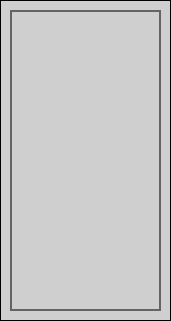
   <widget class="QFrame" name="frame">
    <property name="geometry">
     <rect>
      <x>200</x>
      <y>130</y>
      <width>171</width>
      <height>321</height>
     </rect>
    </property>
    <property name="styleSheet">
     <string notr="true">background-color: rgb(207, 207, 207);
border: 1px solid  black;</string>
    </property>
    <property name="frameShape">
     <enum>QFrame::StyledPanel</enum>
    </property>
    <property name="frameShadow">
     <enum>QFrame::Raised</enum>
    </property>
    <widget class="QFrame" name="frame_3">
     <property name="geometry">
      <rect>
       <x>130</x>
       <y>280</y>
       <width>31</width>
       <height>21</height>
      </rect>
     </property>
     <property name="styleSheet">
      <string notr="true">image: url(../imgs/circle.png);
border: none</string>
     </property>
     <property name="frameShape">
      <enum>QFrame::StyledPanel</enum>
     </property>
     <property name="frameShadow">
      <enum>QFrame::Raised</enum>
     </property>
     <widget class="QFrame" name="frame_4">
      <property name="geometry">
       <rect>
        <x>30</x>
        <y>10</y>
        <width>31</width>
        <height>21</height>
       </rect>
      </property>
      <property name="styleSheet">
       <string notr="true">image: url(../imgs/circle.png);
border: none</string>
      </property>
      <property name="frameShape">
       <enum>QFrame::StyledPanel</enum>
      </property>
      <property name="frameShadow">
       <enum>QFrame::Raised</enum>
      </property>
     </widget>
    </widget>
    <widget class="QFrame" name="frame_5">
     <property name="geometry">
      <rect>
       <x>70</x>
       <y>280</y>
       <width>31</width>
       <height>21</height>
      </rect>
     </property>
     <property name="styleSheet">
      <string notr="true">image: url(../imgs/circle.png);
border: none</string>
     </property>
     <property name="frameShape">
      <enum>QFrame::StyledPanel</enum>
     </property>
     <property name="frameShadow">
      <enum>QFrame::Raised</enum>
     </property>
     <widget class="QFrame" name="frame_6">
      <property name="geometry">
       <rect>
        <x>30</x>
        <y>10</y>
        <width>31</width>
        <height>21</height>
       </rect>
      </property>
      <property name="styleSheet">
       <string notr="true">image: url(../imgs/circle.png);
border: none</string>
      </property>
      <property name="frameShape">
       <enum>QFrame::StyledPanel</enum>
      </property>
      <property name="frameShadow">
       <enum>QFrame::Raised</enum>
      </property>
     </widget>
     <widget class="QFrame" name="frame_9">
      <property name="geometry">
       <rect>
        <x>0</x>
        <y>-40</y>
        <width>31</width>
        <height>21</height>
       </rect>
      </property>
      <property name="styleSheet">
       <string notr="true">image: url(../imgs/circle.png);
border: none</string>
      </property>
      <property name="frameShape">
       <enum>QFrame::StyledPanel</enum>
      </property>
      <property name="frameShadow">
       <enum>QFrame::Raised</enum>
      </property>
      <widget class="QFrame" name="frame_10">
       <property name="geometry">
        <rect>
         <x>30</x>
         <y>10</y>
         <width>31</width>
         <height>21</height>
        </rect>
       </property>
       <property name="styleSheet">
        <string notr="true">image: url(../imgs/circle.png);
border: none</string>
       </property>
       <property name="frameShape">
        <enum>QFrame::StyledPanel</enum>
       </property>
       <property name="frameShadow">
        <enum>QFrame::Raised</enum>
       </property>
      </widget>
     </widget>
     <widget class="QFrame" name="frame_11">
      <property name="geometry">
       <rect>
        <x>60</x>
        <y>-40</y>
        <width>31</width>
        <height>21</height>
       </rect>
      </property>
      <property name="styleSheet">
       <string notr="true">image: url(../imgs/circle.png);
border: none</string>
      </property>
      <property name="frameShape">
       <enum>QFrame::StyledPanel</enum>
      </property>
      <property name="frameShadow">
       <enum>QFrame::Raised</enum>
      </property>
      <widget class="QFrame" name="frame_12">
       <property name="geometry">
        <rect>
         <x>30</x>
         <y>10</y>
         <width>31</width>
         <height>21</height>
        </rect>
       </property>
       <property name="styleSheet">
        <string notr="true">image: url(../imgs/circle.png);
border: none</string>
       </property>
       <property name="frameShape">
        <enum>QFrame::StyledPanel</enum>
       </property>
       <property name="frameShadow">
        <enum>QFrame::Raised</enum>
       </property>
      </widget>
     </widget>
     <widget class="QFrame" name="frame_13">
      <property name="geometry">
       <rect>
        <x>-60</x>
        <y>-40</y>
        <width>31</width>
        <height>21</height>
       </rect>
      </property>
      <property name="styleSheet">
       <string notr="true">image: url(../imgs/circle.png);
border: none</string>
      </property>
      <property name="frameShape">
       <enum>QFrame::StyledPanel</enum>
      </property>
      <property name="frameShadow">
       <enum>QFrame::Raised</enum>
      </property>
      <widget class="QFrame" name="frame_14">
       <property name="geometry">
        <rect>
         <x>30</x>
         <y>10</y>
         <width>31</width>
         <height>21</height>
        </rect>
       </property>
       <property name="styleSheet">
        <string notr="true">image: url(../imgs/circle.png);
border: none</string>
       </property>
       <property name="frameShape">
        <enum>QFrame::StyledPanel</enum>
       </property>
       <property name="frameShadow">
        <enum>QFrame::Raised</enum>
       </property>
      </widget>
     </widget>
    </widget>
    <widget class="QFrame" name="frame_7">
     <property name="geometry">
      <rect>
       <x>10</x>
       <y>280</y>
       <width>31</width>
       <height>21</height>
      </rect>
     </property>
     <property name="styleSheet">
      <string notr="true">image: url(../imgs/circle.png);
border: none</string>
     </property>
     <property name="frameShape">
      <enum>QFrame::StyledPanel</enum>
     </property>
     <property name="frameShadow">
      <enum>QFrame::Raised</enum>
     </property>
     <widget class="QFrame" name="frame_8">
      <property name="geometry">
       <rect>
        <x>30</x>
        <y>10</y>
        <width>31</width>
        <height>21</height>
       </rect>
      </property>
      <property name="styleSheet">
       <string notr="true">image: url(../imgs/circle.png);
border: none</string>
      </property>
      <property name="frameShape">
       <enum>QFrame::StyledPanel</enum>
      </property>
      <property name="frameShadow">
       <enum>QFrame::Raised</enum>
      </property>
     </widget>
    </widget>
    <widget class="QFrame" name="frame_15">
     <property name="geometry">
      <rect>
       <x>70</x>
       <y>220</y>
       <width>31</width>
       <height>21</height>
      </rect>
     </property>
     <property name="styleSheet">
      <string notr="true">image: url(../imgs/circle.png);
border: none</string>
     </property>
     <property name="frameShape">
      <enum>QFrame::StyledPanel</enum>
     </property>
     <property name="frameShadow">
      <enum>QFrame::Raised</enum>
     </property>
     <widget class="QFrame" name="frame_16">
      <property name="geometry">
       <rect>
        <x>30</x>
        <y>10</y>
        <width>31</width>
        <height>21</height>
       </rect>
      </property>
      <property name="styleSheet">
       <string notr="true">image: url(../imgs/circle.png);
border: none</string>
      </property>
      <property name="frameShape">
       <enum>QFrame::StyledPanel</enum>
      </property>
      <property name="frameShadow">
       <enum>QFrame::Raised</enum>
      </property>
     </widget>
     <widget class="QFrame" name="frame_17">
      <property name="geometry">
       <rect>
        <x>0</x>
        <y>-40</y>
        <width>31</width>
        <height>21</height>
       </rect>
      </property>
      <property name="styleSheet">
       <string notr="true">image: url(../imgs/circle.png);
border: none</string>
      </property>
      <property name="frameShape">
       <enum>QFrame::StyledPanel</enum>
      </property>
      <property name="frameShadow">
       <enum>QFrame::Raised</enum>
      </property>
      <widget class="QFrame" name="frame_18">
       <property name="geometry">
        <rect>
         <x>30</x>
         <y>10</y>
         <width>31</width>
         <height>21</height>
        </rect>
       </property>
       <property name="styleSheet">
        <string notr="true">image: url(../imgs/circle.png);
border: none</string>
       </property>
       <property name="frameShape">
        <enum>QFrame::StyledPanel</enum>
       </property>
       <property name="frameShadow">
        <enum>QFrame::Raised</enum>
       </property>
      </widget>
     </widget>
     <widget class="QFrame" name="frame_19">
      <property name="geometry">
       <rect>
        <x>60</x>
        <y>-40</y>
        <width>31</width>
        <height>21</height>
       </rect>
      </property>
      <property name="styleSheet">
       <string notr="true">image: url(../imgs/circle.png);
border: none</string>
      </property>
      <property name="frameShape">
       <enum>QFrame::StyledPanel</enum>
      </property>
      <property name="frameShadow">
       <enum>QFrame::Raised</enum>
      </property>
      <widget class="QFrame" name="frame_20">
       <property name="geometry">
        <rect>
         <x>30</x>
         <y>10</y>
         <width>31</width>
         <height>21</height>
        </rect>
       </property>
       <property name="styleSheet">
        <string notr="true">image: url(../imgs/circle.png);
border: none</string>
       </property>
       <property name="frameShape">
        <enum>QFrame::StyledPanel</enum>
       </property>
       <property name="frameShadow">
        <enum>QFrame::Raised</enum>
       </property>
      </widget>
     </widget>
     <widget class="QFrame" name="frame_21">
      <property name="geometry">
       <rect>
        <x>-60</x>
        <y>-40</y>
        <width>31</width>
        <height>21</height>
       </rect>
      </property>
      <property name="styleSheet">
       <string notr="true">image: url(../imgs/circle.png);
border: none</string>
      </property>
      <property name="frameShape">
       <enum>QFrame::StyledPanel</enum>
      </property>
      <property name="frameShadow">
       <enum>QFrame::Raised</enum>
      </property>
      <widget class="QFrame" name="frame_22">
       <property name="geometry">
        <rect>
         <x>30</x>
         <y>10</y>
         <width>31</width>
         <height>21</height>
        </rect>
       </property>
       <property name="styleSheet">
        <string notr="true">image: url(../imgs/circle.png);
border: none</string>
       </property>
       <property name="frameShape">
        <enum>QFrame::StyledPanel</enum>
       </property>
       <property name="frameShadow">
        <enum>QFrame::Raised</enum>
       </property>
      </widget>
     </widget>
    </widget>
    <widget class="QFrame" name="frame_23">
     <property name="geometry">
      <rect>
       <x>130</x>
       <y>220</y>
       <width>31</width>
       <height>21</height>
      </rect>
     </property>
     <property name="styleSheet">
      <string notr="true">image: url(../imgs/circle.png);
border: none</string>
     </property>
     <property name="frameShape">
      <enum>QFrame::StyledPanel</enum>
     </property>
     <property name="frameShadow">
      <enum>QFrame::Raised</enum>
     </property>
     <widget class="QFrame" name="frame_24">
      <property name="geometry">
       <rect>
        <x>30</x>
        <y>10</y>
        <width>31</width>
        <height>21</height>
       </rect>
      </property>
      <property name="styleSheet">
       <string notr="true">image: url(../imgs/circle.png);
border: none</string>
      </property>
      <property name="frameShape">
       <enum>QFrame::StyledPanel</enum>
      </property>
      <property name="frameShadow">
       <enum>QFrame::Raised</enum>
      </property>
     </widget>
    </widget>
    <widget class="QFrame" name="frame_25">
     <property name="geometry">
      <rect>
       <x>10</x>
       <y>220</y>
       <width>31</width>
       <height>21</height>
      </rect>
     </property>
     <property name="styleSheet">
      <string notr="true">image: url(../imgs/circle.png);
border: none</string>
     </property>
     <property name="frameShape">
      <enum>QFrame::StyledPanel</enum>
     </property>
     <property name="frameShadow">
      <enum>QFrame::Raised</enum>
     </property>
     <widget class="QFrame" name="frame_26">
      <property name="geometry">
       <rect>
        <x>30</x>
        <y>10</y>
        <width>31</width>
        <height>21</height>
       </rect>
      </property>
      <property name="styleSheet">
       <string notr="true">image: url(../imgs/circle.png);
border: none</string>
      </property>
      <property name="frameShape">
       <enum>QFrame::StyledPanel</enum>
      </property>
      <property name="frameShadow">
       <enum>QFrame::Raised</enum>
      </property>
     </widget>
    </widget>
    <widget class="QFrame" name="frame_27">
     <property name="geometry">
      <rect>
       <x>130</x>
       <y>160</y>
       <width>31</width>
       <height>21</height>
      </rect>
     </property>
     <property name="styleSheet">
      <string notr="true">image: url(../imgs/circle.png);
border: none</string>
     </property>
     <property name="frameShape">
      <enum>QFrame::StyledPanel</enum>
     </property>
     <property name="frameShadow">
      <enum>QFrame::Raised</enum>
     </property>
     <widget class="QFrame" name="frame_28">
      <property name="geometry">
       <rect>
        <x>30</x>
        <y>10</y>
        <width>31</width>
        <height>21</height>
       </rect>
      </property>
      <property name="styleSheet">
       <string notr="true">image: url(../imgs/circle.png);
border: none</string>
      </property>
      <property name="frameShape">
       <enum>QFrame::StyledPanel</enum>
      </property>
      <property name="frameShadow">
       <enum>QFrame::Raised</enum>
      </property>
     </widget>
    </widget>
    <widget class="QFrame" name="frame_29">
     <property name="geometry">
      <rect>
       <x>70</x>
       <y>160</y>
       <width>31</width>
       <height>21</height>
      </rect>
     </property>
     <property name="styleSheet">
      <string notr="true">image: url(../imgs/circle.png);
border: none</string>
     </property>
     <property name="frameShape">
      <enum>QFrame::StyledPanel</enum>
     </property>
     <property name="frameShadow">
      <enum>QFrame::Raised</enum>
     </property>
     <widget class="QFrame" name="frame_30">
      <property name="geometry">
       <rect>
        <x>30</x>
        <y>10</y>
        <width>31</width>
        <height>21</height>
       </rect>
      </property>
      <property name="styleSheet">
       <string notr="true">image: url(../imgs/circle.png);
border: none</string>
      </property>
      <property name="frameShape">
       <enum>QFrame::StyledPanel</enum>
      </property>
      <property name="frameShadow">
       <enum>QFrame::Raised</enum>
      </property>
     </widget>
     <widget class="QFrame" name="frame_31">
      <property name="geometry">
       <rect>
        <x>0</x>
        <y>-40</y>
        <width>31</width>
        <height>21</height>
       </rect>
      </property>
      <property name="styleSheet">
       <string notr="true">image: url(../imgs/circle.png);
border: none</string>
      </property>
      <property name="frameShape">
       <enum>QFrame::StyledPanel</enum>
      </property>
      <property name="frameShadow">
       <enum>QFrame::Raised</enum>
      </property>
      <widget class="QFrame" name="frame_32">
       <property name="geometry">
        <rect>
         <x>30</x>
         <y>10</y>
         <width>31</width>
         <height>21</height>
        </rect>
       </property>
       <property name="styleSheet">
        <string notr="true">image: url(../imgs/circle.png);
border: none</string>
       </property>
       <property name="frameShape">
        <enum>QFrame::StyledPanel</enum>
       </property>
       <property name="frameShadow">
        <enum>QFrame::Raised</enum>
       </property>
      </widget>
     </widget>
     <widget class="QFrame" name="frame_33">
      <property name="geometry">
       <rect>
        <x>60</x>
        <y>-40</y>
        <width>31</width>
        <height>21</height>
       </rect>
      </property>
      <property name="styleSheet">
       <string notr="true">image: url(../imgs/circle.png);
border: none</string>
      </property>
      <property name="frameShape">
       <enum>QFrame::StyledPanel</enum>
      </property>
      <property name="frameShadow">
       <enum>QFrame::Raised</enum>
      </property>
      <widget class="QFrame" name="frame_34">
       <property name="geometry">
        <rect>
         <x>30</x>
         <y>10</y>
         <width>31</width>
         <height>21</height>
        </rect>
       </property>
       <property name="styleSheet">
        <string notr="true">image: url(../imgs/circle.png);
border: none</string>
       </property>
       <property name="frameShape">
        <enum>QFrame::StyledPanel</enum>
       </property>
       <property name="frameShadow">
        <enum>QFrame::Raised</enum>
       </property>
      </widget>
     </widget>
     <widget class="QFrame" name="frame_35">
      <property name="geometry">
       <rect>
        <x>-60</x>
        <y>-40</y>
        <width>31</width>
        <height>21</height>
       </rect>
      </property>
      <property name="styleSheet">
       <string notr="true">image: url(../imgs/circle.png);
border: none</string>
      </property>
      <property name="frameShape">
       <enum>QFrame::StyledPanel</enum>
      </property>
      <property name="frameShadow">
       <enum>QFrame::Raised</enum>
      </property>
      <widget class="QFrame" name="frame_36">
       <property name="geometry">
        <rect>
         <x>30</x>
         <y>10</y>
         <width>31</width>
         <height>21</height>
        </rect>
       </property>
       <property name="styleSheet">
        <string notr="true">image: url(../imgs/circle.png);
border: none</string>
       </property>
       <property name="frameShape">
        <enum>QFrame::StyledPanel</enum>
       </property>
       <property name="frameShadow">
        <enum>QFrame::Raised</enum>
       </property>
      </widget>
     </widget>
    </widget>
    <widget class="QFrame" name="frame_37">
     <property name="geometry">
      <rect>
       <x>10</x>
       <y>160</y>
       <width>31</width>
       <height>21</height>
      </rect>
     </property>
     <property name="styleSheet">
      <string notr="true">image: url(../imgs/circle.png);
border: none</string>
     </property>
     <property name="frameShape">
      <enum>QFrame::StyledPanel</enum>
     </property>
     <property name="frameShadow">
      <enum>QFrame::Raised</enum>
     </property>
     <widget class="QFrame" name="frame_38">
      <property name="geometry">
       <rect>
        <x>30</x>
        <y>10</y>
        <width>31</width>
        <height>21</height>
       </rect>
      </property>
      <property name="styleSheet">
       <string notr="true">image: url(../imgs/circle.png);
border: none</string>
      </property>
      <property name="frameShape">
       <enum>QFrame::StyledPanel</enum>
      </property>
      <property name="frameShadow">
       <enum>QFrame::Raised</enum>
      </property>
     </widget>
    </widget>
    <widget class="QFrame" name="frame_75">
     <property name="geometry">
      <rect>
       <x>10</x>
       <y>10</y>
       <width>151</width>
       <height>301</height>
      </rect>
     </property>
     <property name="styleSheet">
      <string notr="true">border: 2px solid rgb(100, 100, 100);
background-color: none;</string>
     </property>
     <property name="frameShape">
      <enum>QFrame::StyledPanel</enum>
     </property>
     <property name="frameShadow">
      <enum>QFrame::Raised</enum>
     </property>
    </widget>
   </widget>
